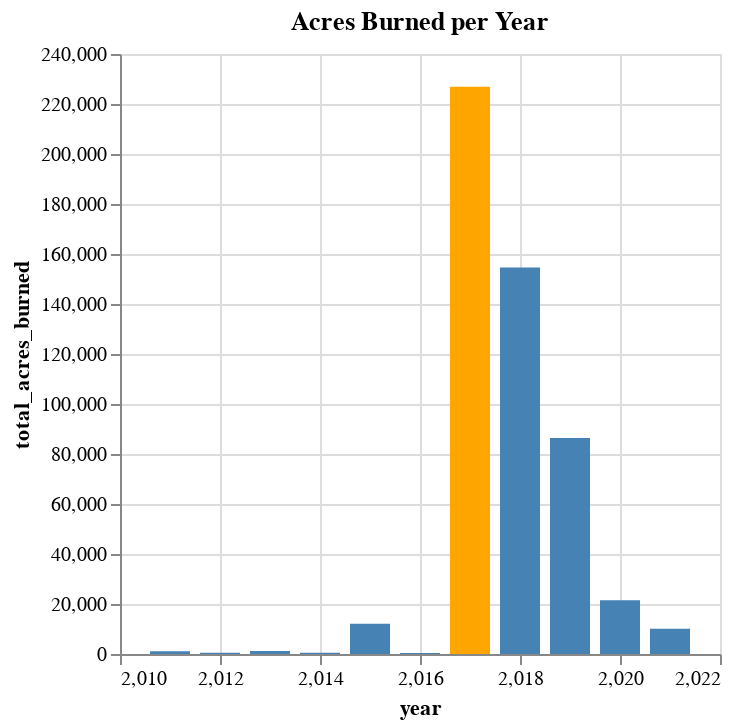

The notebook cell saved with this chart:
### Code cell
alt.Chart(damages_per_year).mark_bar(size=20).encode(
    x = "year", 
    y= "total_acres_burned", 
    color = alt.condition(
                alt.datum.year == 2017, 
                alt.value('orange'), 
                alt.value('steelblue')
        )
).properties(width=300, title="Acres Burned per Year")

### Figure 1 — Vega-Lite specification as saved in the notebook (floating-point values rounded to 4 significant figures)
{"config": {"view": {"continuousWidth": 400, "continuousHeight": 300}}, "data": {"name": "data-d440b04ff27b9c496aa04d5c6a8af166"}, "mark": {"type": "bar", "size": 20}, "encoding": {"color": {"condition": {"value": "orange", "test": "(datum.year === 2017)"}, "value": "steelblue"}, "x": {"field": "year", "type": "quantitative"}, "y": {"field": "total_acres_burned", "type": "quantitative"}}, "title": "Acres Burned per Year", "width": 300, "$schema": "https://vega.github.io/schema/vega-lite/v4.17.0.json", "datasets": {"data-d440b04ff27b9c496aa04d5c6a8af166": [{"year": 2011, "total_lost": 269500.0, "total_acres_burned": 1108.0, "total_injuries": 0, "total_deaths": 0}, {"year": 2012, "total_lost": 141000.0, "total_acres_burned": 520.0, "total_injuries": 2, "total_deaths": 0}, {"year": 2013, "total_lost": 400800.0, "total_acres_burned": 1164.0, "total_injuries": 3, "total_deaths": 0}, {"year": 2014, "total_lost": 201200.0, "total_acres_burned": 467.3, "total_injuries": 1, "total_deaths": 0}, {"year": 2015, "total_lost": 25320000.0, "total_acres_burned": 12100.0, "total_injuries": 2, "total_deaths": 0}, {"year": 2016, "total_lost": 110500.0, "total_acres_burned": 386.8, "total_injuries": 0, "total_deaths": 0}, {"year": 2017, "total_lost": 139700000.0, "total_acres_burned": 226900.0, "total_injuries": 0, "total_deaths": 44}, {"year": 2018, "total_lost": 2000000000.0, "total_acres_burned": 154600.0, "total_injuries": 2, "total_deaths": 86}, {"year": 2019, "total_lost": 388900000.0, "total_acres_burned": 86360.0, "total_injuries": 4, "total_deaths": 0}, {"year": 2020, "total_lost": 817900.0, "total_acres_burned": 21460.0, "total_injuries": 5, "total_deaths": 1}, {"year": 2021, "total_lost": 1214000.0, "total_acres_burned": 10130.0, "total_injuries": 2, "total_deaths": 0}]}}
